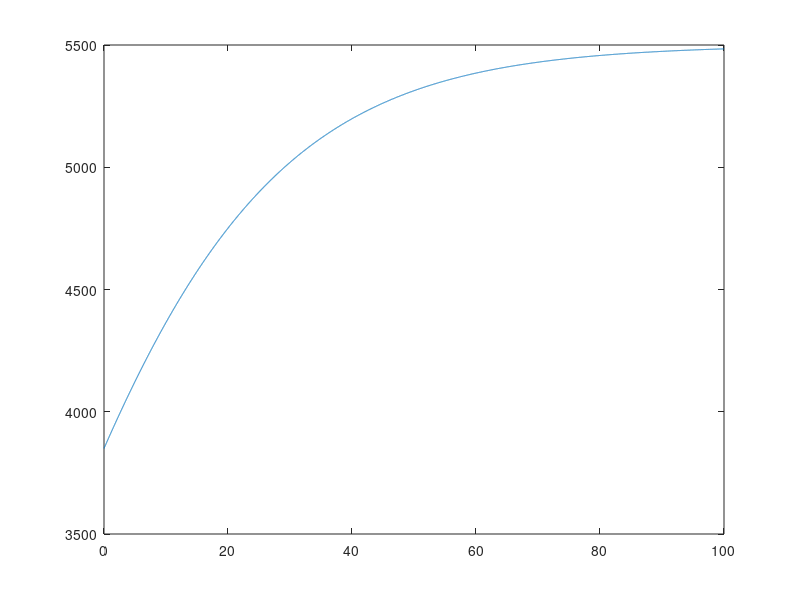
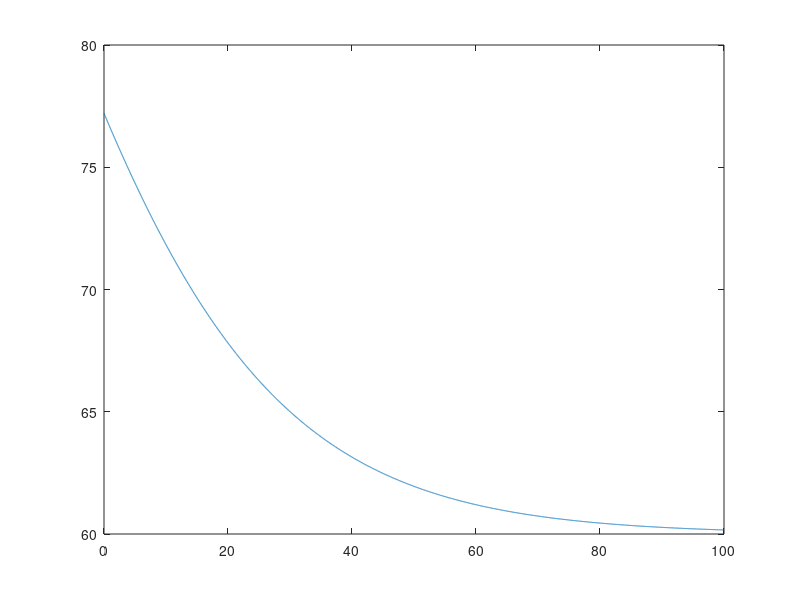

These figures' MATLAB source, in order:
function dynamicModel
    t = 0:0.01:100;
    volume = bloodVolumeRecovery(0,t,1650);
    plot(t,volume)
    HR = heartRate(volume,60);
    figure;
    plot(t,HR)
   
   
end

function volume = bloodVolumeRecovery(t0, tf,bloodLoss)
%Calculates an array of volumes of blood at different time periods after an
%inital blood loss
%Output:
    %volume - an array containing the volume of blood in mL in entire body
%Input: 
    %t0 - initial time when blood loss occurs (h)
    %tf - time during which instantaenous blood volume should be calculated (h)
    %bloodLoss - the amount of blood lost at t0 (mL)

%Set up variables
t = (tf - t0); %time (h) 
normalBV = 5500; %normal blood volume (mL)
V0 = 5500 - bloodLoss; 
k = 0.05; %blood replenishment rate

volume = normalBV./((normalBV-V0)/V0*exp(-k*t)+1);

end

function HR = heartRate(volume,HR0)
%Calculates the heart rate based on the current blood volume
%Outputs:
    %HR - heart rate in bpm
%Input:
    %volume - the volume of blood in mL
    %HR0 - the baseline heart rate


BL = 5500 - volume; %Calculate blood loss
LBNP = BL / 17.2619; %Convert blood loss to LBNP equivalent
HR = 0.18*LBNP + HR0;

end

function CO = cardiacOutput(CO0,volume)
%Calculates cardiac output adjusted for blood loss 
%Output:
    %CO - adjusted cardiac output
%Inputs: 
    %CO0 - baseline cardiac output
    %Volume - blood volume
BL = 5500 - volume; %Calculate blood loss
LBNP = BL / 17.2619; %Convert blood loss to LBNP equivalent
CO = 0.18*LBNP + HR0;
end

